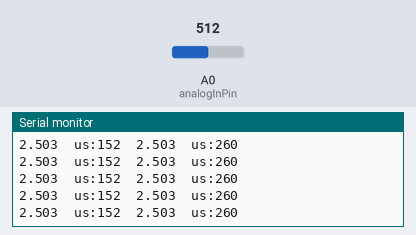
Recording of a sketch running on a simulated Arduino Uno, built with avr-gcc and run on an emulated ATmega328P. Shown: the last lines printed to the serial monitor. Inputs (shaded band) come from the test bench; at power-on: A0 (analogInPin) = 512.

Above: at 1.2 s.
1.3 s: A0 (analogInPin) set to 716
At 2.3 s:
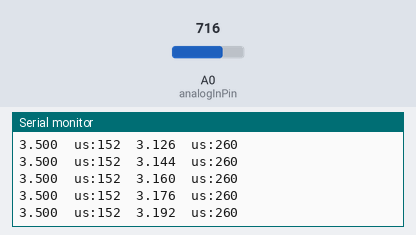
4.3 s: A0 (analogInPin) set to 900
At 5.2 s:
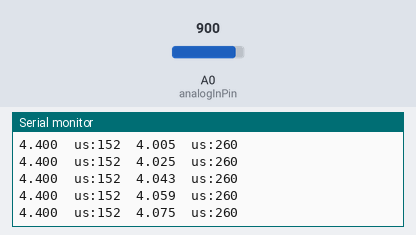
Timing chart, 0 to 7.3 s (numbered marks = the images above; inputs shaded):
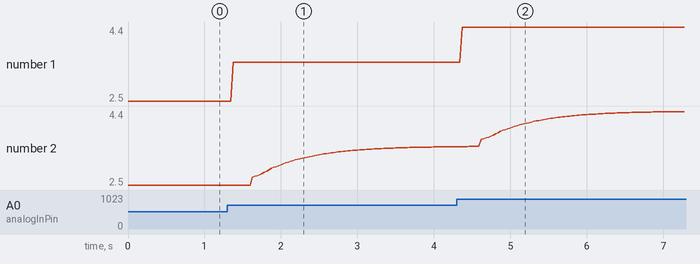

The sketch:

CircAvrBuffer.ino
```cpp
unsigned int time, ltime; //variabili usate per verificare la velocità dell'algoritmo
int analogInPin = 0; //canale di acquisizione
int sps;    //indice di scorrimento
double Vcc; // conterrà il valore della Vcc dell'ATMEGA, sulla base del qule èpossibile ricavare il valore reale della Vref
float outputValue = 0; // conterrà il dato acquisito e ricalcolato sulla base della Vcc
float streamsample[8]; //array utilizzato per creare il "condensatore" digitale, la dimensione dell'array è la sua "capacità" es. [4] è un valore sufficiente per risultati visibili

void setup() {
  Serial.begin(9600);     //inizializza la seriale
  Vcc = readVcc()/1000.0; //calcola la Vcc con cui è alimentato l'ATMEGA e ne ricava la reale Vref
  outputValue = analogRead(analogInPin);      //acquisice il dato analogico
  outputValue = (outputValue / 1023.0) * Vcc; // e ne calcola il valore reale tenendo conto della Vref
  streamsample[0] = outputValue;              //inserisce il valore acquisito nell'primo elemento dell'array
  for (sps=0; sps<8; sps++){
  streamsample[sps+1] = streamsample[0];      //e lo inizializza riempiendone l'intero stream
  }
}

void loop() {
  //test acquisizione senza filtro
  Vcc = readVcc()/1000.0;  //calcola la Vcc( ossia la Vref)
  time = micros();         //inizia il "timer"
  outputValue = analogRead(analogInPin);       //acuisisce il valore analogico
  outputValue = (outputValue / 1023.0) * Vcc;  //lo converte in un valore reale sulla base della Vcc
  time = micros() - time;        //ferma il "timer"
  Serial.print(outputValue, 3); //Scrive il valore acquisito e il tempo impiegato nell'acquisizione e conversione
  Serial.print("  us:");
  Serial.print(time);
  Serial.print("  ");
  //test acquisizione con filtro digitale
  time = micros();        //inizia il "timer"
  outputValue = analogRead(analogInPin);      //acuisisce il valore analogico
  outputValue = (outputValue / 1023.0) * Vcc; //lo converte in un valore reale sulla base della Vcc
  //il valore analogico viene ricalcolato come media del valore misurato negli ultimi 10 campionamenti
  outputValue = (outputValue + streamsample[0] + streamsample[1] + streamsample[2] + streamsample[3] + streamsample[4]
  + streamsample[5] + streamsample[6] + streamsample[7] + streamsample[8])/10;
  //lo array stream viene shiftato di una posizione ed è inserito il nuovo valore calcolato nella prima posizione
  //dell'array (quindi dopo 9 campionamenti, l'array è composto dai valori medi calcolati in precedenza
  streamsample[8] = streamsample[7];
  streamsample[7] = streamsample[6];
  streamsample[6] = streamsample[5];
  streamsample[5] = streamsample[4];
  streamsample[4] = streamsample[3];
  streamsample[3] = streamsample[2];
  streamsample[2] = streamsample[1];
  streamsample[1] = streamsample[0];
  streamsample[0] = outputValue;
  time = micros() - time; //ferma il "timer"
  Serial.print(outputValue, 3);  //Scrive il valore acquisito e il tempo impiegato nell'acquisizione e conversione
  Serial.print("  us:");
  Serial.println(time);
}

long readVcc() {
  long result;
  // legge la Vref interna a 1.1V dell'ATMEGA e la paragona alla Vcc
  ADMUX = _BV(REFS0) | _BV(MUX3) | _BV(MUX2) | _BV(MUX1);
  delay(2); // Aspetta che la Vref si setti
  ADCSRA |= _BV(ADSC); // convert
  while (bit_is_set(ADCSRA,ADSC));
  result = ADCL;
  result |= ADCH<<8;
  result = 1125300L / result; // Back-calculate AVcc in mV
  return result;
}
```

Measured:
- after the input at 1.3 s, the serial monitor: prints a new line after 0.08 s (image 1)
- plotted number 1: 2.5 → 3.5 after the input at 1.3 s
- plotted number 2: 2.5 → 3.49 after the input at 1.3 s
